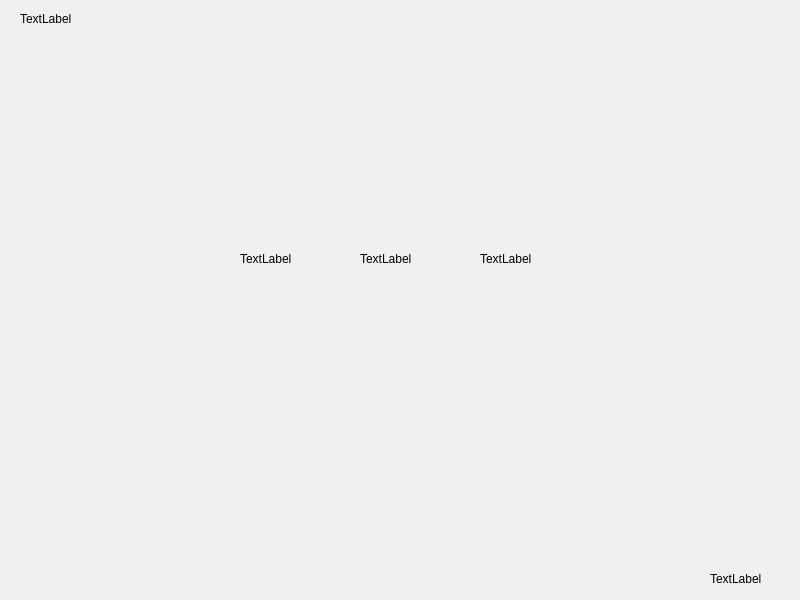
<?xml version="1.0" encoding="UTF-8"?>
<ui version="4.0">
 <class>MainWindow</class>
 <widget class="QMainWindow" name="MainWindow">
  <property name="geometry">
   <rect>
    <x>0</x>
    <y>0</y>
    <width>800</width>
    <height>600</height>
   </rect>
  </property>
  <property name="windowTitle">
   <string notr="true">MainWindow</string>
  </property>
  <property name="toolTip">
   <string notr="true"/>
  </property>
  <widget class="QWidget" name="centralwidget">
   <widget class="QLabel" name="label">
    <property name="geometry">
     <rect>
      <x>20</x>
      <y>10</y>
      <width>67</width>
      <height>17</height>
     </rect>
    </property>
    <property name="toolTip">
     <string notr="true"/>
    </property>
    <property name="text">
     <string notr="true">TextLabel</string>
    </property>
   </widget>
   <widget class="QLabel" name="_debugColorValue">
    <property name="geometry">
     <rect>
      <x>240</x>
      <y>250</y>
      <width>67</width>
      <height>17</height>
     </rect>
    </property>
    <property name="toolTip">
     <string notr="true"/>
    </property>
    <property name="text">
     <string notr="true">TextLabel</string>
    </property>
   </widget>
   <widget class="QLabel" name="_debugColorGroup">
    <property name="geometry">
     <rect>
      <x>360</x>
      <y>250</y>
      <width>67</width>
      <height>17</height>
     </rect>
    </property>
    <property name="toolTip">
     <string notr="true"/>
    </property>
    <property name="text">
     <string notr="true">TextLabel</string>
    </property>
   </widget>
   <widget class="QLabel" name="_debugKeyPress">
    <property name="geometry">
     <rect>
      <x>480</x>
      <y>250</y>
      <width>67</width>
      <height>17</height>
     </rect>
    </property>
    <property name="toolTip">
     <string notr="true"/>
    </property>
    <property name="text">
     <string notr="true">TextLabel</string>
    </property>
   </widget>
   <widget class="QLabel" name="copyrightLabel">
    <property name="geometry">
     <rect>
      <x>710</x>
      <y>570</y>
      <width>67</width>
      <height>17</height>
     </rect>
    </property>
    <property name="toolTip">
     <string notr="true"/>
    </property>
    <property name="text">
     <string notr="true">TextLabel</string>
    </property>
   </widget>
  </widget>
 </widget>
 <resources/>
 <connections/>
</ui>
